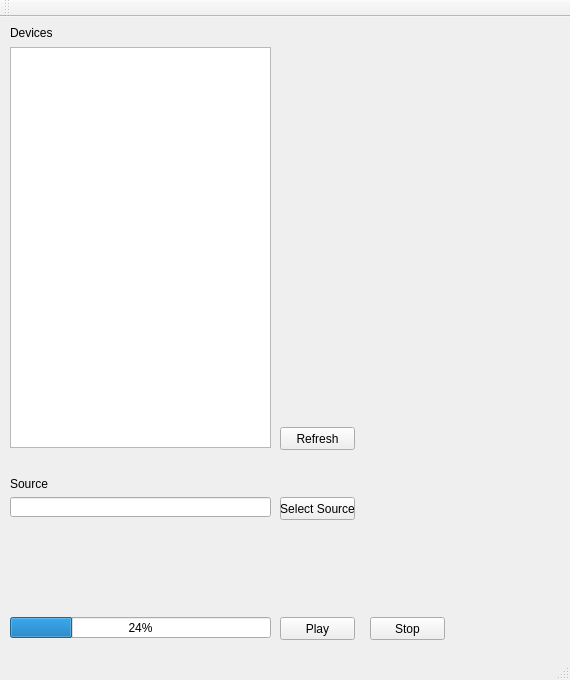
<?xml version="1.0" encoding="UTF-8"?>
<ui version="4.0">
 <class>QtTestWindowsAudioStreamClass</class>
 <widget class="QMainWindow" name="QtTestWindowsAudioStreamClass">
  <property name="geometry">
   <rect>
    <x>0</x>
    <y>0</y>
    <width>570</width>
    <height>680</height>
   </rect>
  </property>
  <property name="windowTitle">
   <string>QtTestWindowsAudioStream</string>
  </property>
  <widget class="QWidget" name="centralWidget">
   <widget class="QPushButton" name="buttonDevice">
    <property name="geometry">
     <rect>
      <x>280</x>
      <y>410</y>
      <width>75</width>
      <height>23</height>
     </rect>
    </property>
    <property name="text">
     <string>Refresh</string>
    </property>
   </widget>
   <widget class="QLabel" name="label">
    <property name="geometry">
     <rect>
      <x>10</x>
      <y>5</y>
      <width>91</width>
      <height>21</height>
     </rect>
    </property>
    <property name="text">
     <string>Devices</string>
    </property>
   </widget>
   <widget class="QLabel" name="label_2">
    <property name="geometry">
     <rect>
      <x>10</x>
      <y>460</y>
      <width>47</width>
      <height>13</height>
     </rect>
    </property>
    <property name="text">
     <string>Source</string>
    </property>
   </widget>
   <widget class="QLineEdit" name="lineEdit">
    <property name="geometry">
     <rect>
      <x>10</x>
      <y>480</y>
      <width>261</width>
      <height>20</height>
     </rect>
    </property>
   </widget>
   <widget class="QPushButton" name="selectSource">
    <property name="geometry">
     <rect>
      <x>280</x>
      <y>480</y>
      <width>75</width>
      <height>23</height>
     </rect>
    </property>
    <property name="text">
     <string>Select Source</string>
    </property>
   </widget>
   <widget class="QProgressBar" name="progressBar">
    <property name="geometry">
     <rect>
      <x>10</x>
      <y>600</y>
      <width>261</width>
      <height>21</height>
     </rect>
    </property>
    <property name="value">
     <number>24</number>
    </property>
   </widget>
   <widget class="QListWidget" name="listWidget">
    <property name="geometry">
     <rect>
      <x>10</x>
      <y>30</y>
      <width>261</width>
      <height>401</height>
     </rect>
    </property>
   </widget>
   <widget class="QPushButton" name="playButton">
    <property name="geometry">
     <rect>
      <x>280</x>
      <y>600</y>
      <width>75</width>
      <height>23</height>
     </rect>
    </property>
    <property name="text">
     <string>Play</string>
    </property>
   </widget>
   <widget class="QPushButton" name="stopButton">
    <property name="geometry">
     <rect>
      <x>370</x>
      <y>600</y>
      <width>75</width>
      <height>23</height>
     </rect>
    </property>
    <property name="text">
     <string>Stop</string>
    </property>
   </widget>
  </widget>
  <widget class="QMenuBar" name="menuBar">
   <property name="geometry">
    <rect>
     <x>0</x>
     <y>0</y>
     <width>570</width>
     <height>21</height>
    </rect>
   </property>
  </widget>
  <widget class="QToolBar" name="mainToolBar">
   <attribute name="toolBarArea">
    <enum>TopToolBarArea</enum>
   </attribute>
   <attribute name="toolBarBreak">
    <bool>false</bool>
   </attribute>
  </widget>
  <widget class="QStatusBar" name="statusBar"/>
 </widget>
 <layoutdefault spacing="6" margin="11"/>
 <resources>
  <include location="QtTestWindowsAudioStream.qrc"/>
 </resources>
 <connections/>
</ui>
